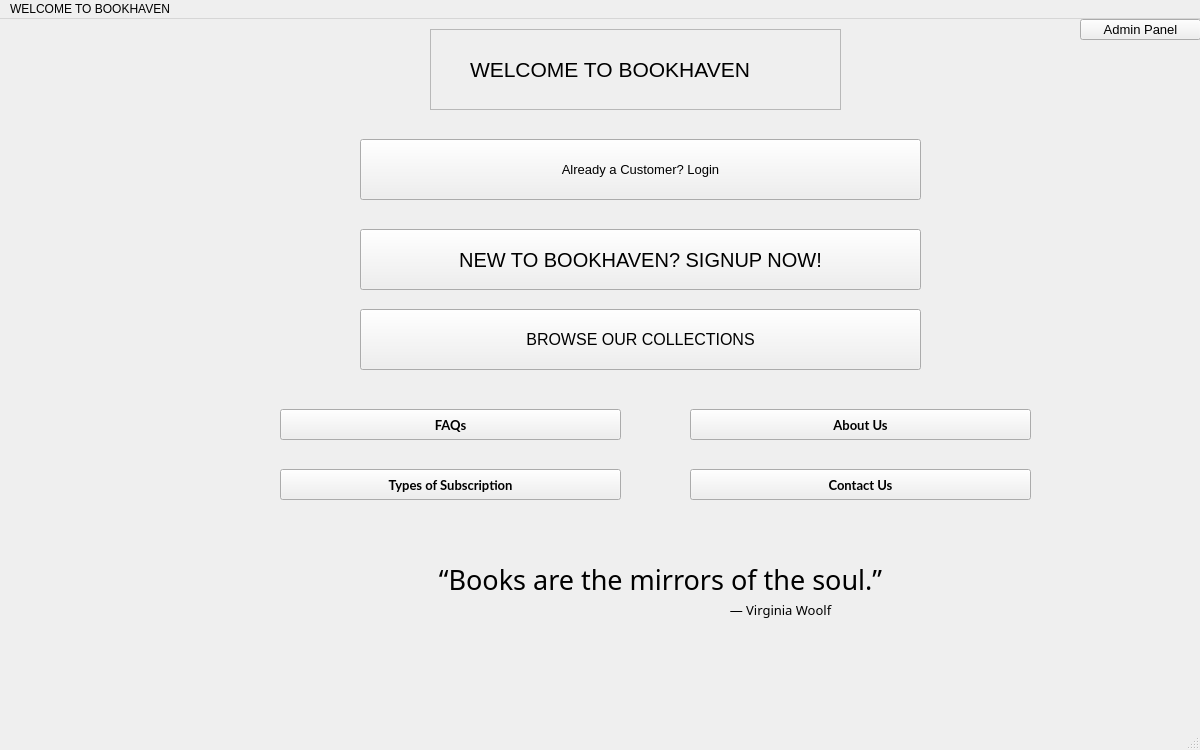
<?xml version="1.0" encoding="UTF-8"?>
<ui version="4.0">
 <class>MainWindow</class>
 <widget class="QMainWindow" name="MainWindow">
  <property name="geometry">
   <rect>
    <x>0</x>
    <y>0</y>
    <width>1200</width>
    <height>750</height>
   </rect>
  </property>
  <property name="maximumSize">
   <size>
    <width>1200</width>
    <height>750</height>
   </size>
  </property>
  <property name="windowTitle">
   <string>Book_Haven</string>
  </property>
  <widget class="QWidget" name="centralwidget">
   <widget class="QPushButton" name="main_to_customer_reg">
    <property name="geometry">
     <rect>
      <x>360</x>
      <y>210</y>
      <width>561</width>
      <height>61</height>
     </rect>
    </property>
    <property name="font">
     <font>
      <pointsize>15</pointsize>
     </font>
    </property>
    <property name="text">
     <string>NEW TO BOOKHAVEN? SIGNUP NOW!</string>
    </property>
   </widget>
   <widget class="QFrame" name="welcome_text_frame">
    <property name="geometry">
     <rect>
      <x>430</x>
      <y>10</y>
      <width>411</width>
      <height>81</height>
     </rect>
    </property>
    <property name="frameShape">
     <enum>QFrame::StyledPanel</enum>
    </property>
    <property name="frameShadow">
     <enum>QFrame::Raised</enum>
    </property>
    <widget class="QLabel" name="label">
     <property name="geometry">
      <rect>
       <x>40</x>
       <y>20</y>
       <width>331</width>
       <height>41</height>
      </rect>
     </property>
     <property name="font">
      <font>
       <pointsize>16</pointsize>
      </font>
     </property>
     <property name="text">
      <string>WELCOME TO BOOKHAVEN</string>
     </property>
    </widget>
   </widget>
   <widget class="QPushButton" name="main_to_customer_login">
    <property name="geometry">
     <rect>
      <x>360</x>
      <y>120</y>
      <width>561</width>
      <height>61</height>
     </rect>
    </property>
    <property name="font">
     <font>
      <pointsize>10</pointsize>
     </font>
    </property>
    <property name="text">
     <string>Already a Customer? Login</string>
    </property>
   </widget>
   <widget class="QPushButton" name="main_to_viewBookPanel">
    <property name="geometry">
     <rect>
      <x>360</x>
      <y>290</y>
      <width>561</width>
      <height>61</height>
     </rect>
    </property>
    <property name="font">
     <font>
      <pointsize>12</pointsize>
     </font>
    </property>
    <property name="text">
     <string>BROWSE OUR COLLECTIONS</string>
    </property>
   </widget>
   <widget class="QLabel" name="label_2">
    <property name="geometry">
     <rect>
      <x>540</x>
      <y>570</y>
      <width>481</width>
      <height>41</height>
     </rect>
    </property>
    <property name="font">
     <font>
      <family>Bahnschrift</family>
      <pointsize>10</pointsize>
     </font>
    </property>
    <property name="text">
     <string>― Virginia Woolf</string>
    </property>
    <property name="alignment">
     <set>Qt::AlignCenter</set>
    </property>
   </widget>
   <widget class="QLabel" name="label_3">
    <property name="geometry">
     <rect>
      <x>420</x>
      <y>540</y>
      <width>481</width>
      <height>41</height>
     </rect>
    </property>
    <property name="font">
     <font>
      <family>Bahnschrift Condensed</family>
      <pointsize>20</pointsize>
     </font>
    </property>
    <property name="text">
     <string>“Books are the mirrors of the soul.”</string>
    </property>
    <property name="alignment">
     <set>Qt::AlignCenter</set>
    </property>
   </widget>
   <widget class="QPushButton" name="pushButton_8">
    <property name="geometry">
     <rect>
      <x>280</x>
      <y>390</y>
      <width>341</width>
      <height>31</height>
     </rect>
    </property>
    <property name="font">
     <font>
      <family>Lato</family>
      <pointsize>10</pointsize>
      <bold>true</bold>
     </font>
    </property>
    <property name="text">
     <string>FAQs</string>
    </property>
   </widget>
   <widget class="QPushButton" name="pushButton_5">
    <property name="geometry">
     <rect>
      <x>690</x>
      <y>450</y>
      <width>341</width>
      <height>31</height>
     </rect>
    </property>
    <property name="font">
     <font>
      <family>Lato</family>
      <pointsize>10</pointsize>
      <bold>true</bold>
     </font>
    </property>
    <property name="text">
     <string>Contact Us</string>
    </property>
   </widget>
   <widget class="QPushButton" name="pushButton_4">
    <property name="geometry">
     <rect>
      <x>690</x>
      <y>390</y>
      <width>341</width>
      <height>31</height>
     </rect>
    </property>
    <property name="font">
     <font>
      <family>Lato</family>
      <pointsize>10</pointsize>
      <bold>true</bold>
     </font>
    </property>
    <property name="text">
     <string>About Us</string>
    </property>
   </widget>
   <widget class="QPushButton" name="pushButton_3">
    <property name="geometry">
     <rect>
      <x>280</x>
      <y>450</y>
      <width>341</width>
      <height>31</height>
     </rect>
    </property>
    <property name="font">
     <font>
      <family>Lato</family>
      <pointsize>10</pointsize>
      <bold>true</bold>
     </font>
    </property>
    <property name="text">
     <string>Types of Subscription</string>
    </property>
   </widget>
   <widget class="QPushButton" name="Main_to_admin">
    <property name="geometry">
     <rect>
      <x>1080</x>
      <y>0</y>
      <width>121</width>
      <height>21</height>
     </rect>
    </property>
    <property name="font">
     <font>
      <pointsize>10</pointsize>
     </font>
    </property>
    <property name="text">
     <string>Admin Panel</string>
    </property>
   </widget>
  </widget>
  <widget class="QMenuBar" name="menubar">
   <property name="geometry">
    <rect>
     <x>0</x>
     <y>0</y>
     <width>1200</width>
     <height>25</height>
    </rect>
   </property>
   <widget class="QMenu" name="menuWELCOME_TO_BOOKHAVEN">
    <property name="title">
     <string>WELCOME TO BOOKHAVEN</string>
    </property>
   </widget>
   <addaction name="menuWELCOME_TO_BOOKHAVEN"/>
  </widget>
  <widget class="QStatusBar" name="statusbar"/>
 </widget>
 <resources/>
 <connections/>
</ui>
